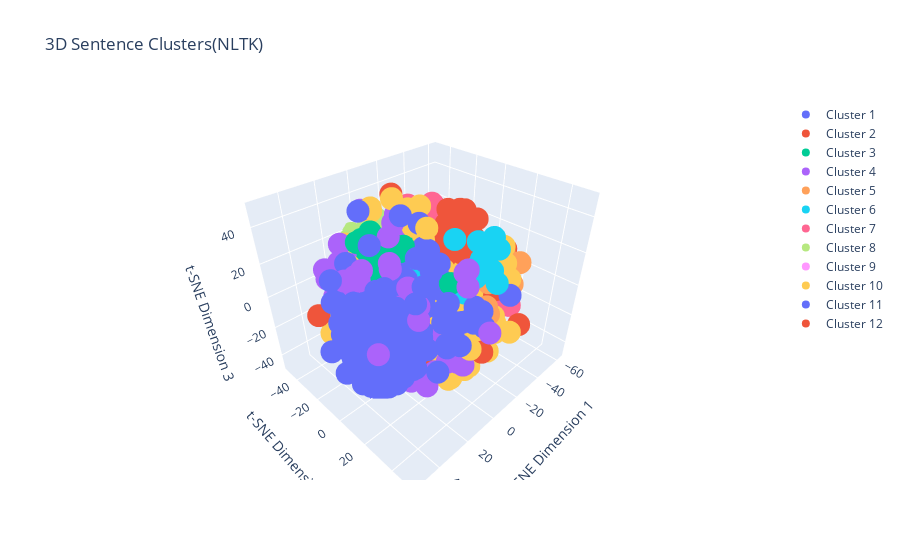

Write notebook code for a chart like this one.
### Code cell
# Perform t-SNE dimensionality reduction for 3D visualization
perplexity_value = min(30, len(sentence_vectors_nltk) - 1)
tsne_3d = TSNE(n_components=3,perplexity=perplexity_value, random_state=0)
reduced_vectors_3d = tsne_3d.fit_transform(sentence_vectors_nltk)

fig = go.Figure()

for i in range(num_clusters):
    indices = labels_nltk == i
    fig.add_trace(go.Scatter3d(
        x=reduced_vectors_3d[indices, 0],
        y=reduced_vectors_3d[indices, 1],
        z=reduced_vectors_3d[indices, 2],
        mode='markers',
        name=f'Cluster {i+1}'
    ))

fig.update_layout(title='3D Sentence Clusters(NLTK)',
                    scene=dict(xaxis_title='t-SNE Dimension 1',
                                 yaxis_title='t-SNE Dimension 2',
                                 zaxis_title='t-SNE Dimension 3'))
fig.show()
